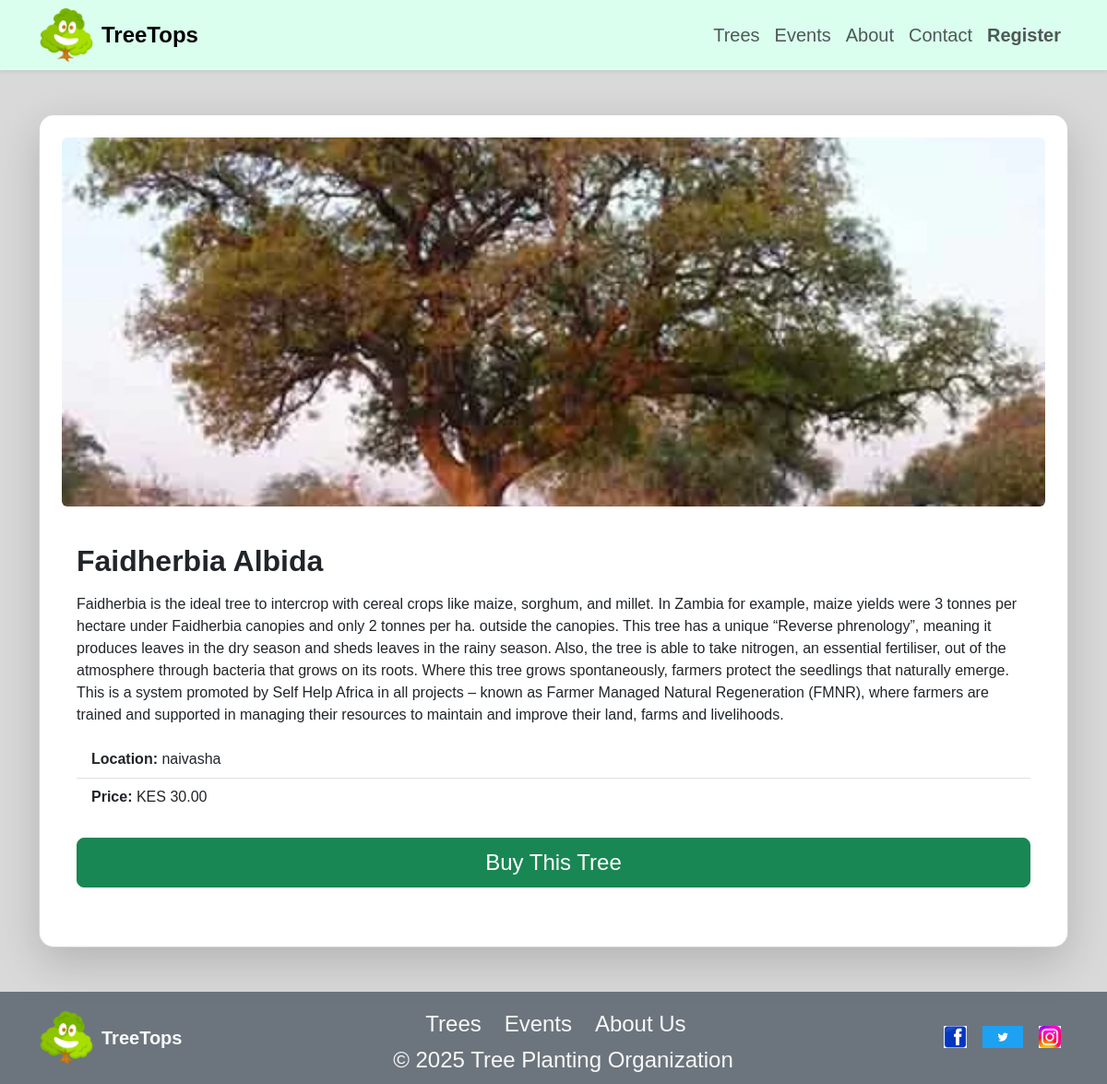
The page /tree/10/ on the database its author committed.
### trees/models.py (models this page shows, shortened)
class Tree(models.Model):
    name = models.CharField(max_length=200)
    second_name = models.CharField(max_length=100, null=True, blank=True)
    description = models.TextField()
    image = models.ImageField(upload_to='trees/', default='images/logo.png')
    location = models.CharField(max_length=200)
    price = models.DecimalField(max_digits=10, decimal_places=2, null=True, blank=True)
    owner = models.ForeignKey(User, on_delete=models.CASCADE)
    date_added = models.DateTimeField(auto_now_add=True)

### trees/views.py (the view)
# urls.py: path('tree/<int:id>/', views.tree_detail, name='tree_detail'),
def tree_detail(request, id):
    tree = get_object_or_404(Tree, id=id)
    context ={'tree': tree}
    return render(request, 'tree_app/tree_detail.html', context)

### trees/templates/tree_app/tree_detail.html (shortened to what this page needs)
{% extends 'home.html' %}
{% block content %}
<div class="container mt-5">
    <div class="card shadow-lg rounded-4 p-4 mb-5">
        <img src="{{ tree.image.url }}" class="card-img-top rounded mb-4" alt="{{ tree.name }}" style="max-height:400px; object-fit:cover;">
        <div class="card-body">
            <h2 class="card-title fw-bold mb-3">{{ tree.name }}</h2>
            <p class="card-text mb-3">{{ tree.description }}</p>
            <ul class="list-group list-group-flush mb-4">
                <li class="list-group-item"><strong>Location:</strong> {{ tree.location }}</li>
                <li class="list-group-item"><strong>Price:</strong> {% if tree.price %}KES {{ tree.price }}{% else %}-{% endif %}</li>
            </ul>
            <a href="{% url 'payment' %}" class="btn btn-success btn-lg w-100 mb-4 fs-4 fw-5">
                 Buy This Tree
            </a>
        </div>
    </div>
</div>
{% endblock %}

### static/css/style.css (style rules this page uses)
body { font-family: Poppins, 'Arial', sans-serif; background-color: #d9d9d9; color: #333; }
:root { --gen:DAFFEF }
a { text-decoration: none; }
html { scroll-behavior: smooth; }

### rows shown on the page
Tree: image (picture), name "Faidherbia Albida", description "Faidherbia is the ideal tree to intercrop with cereal crops like maize, sorghum, and millet. In Zambia for example, maize yields were 3 tonnes per hectare under Faidherbia canopies and only 2 tonnes per ha. outside the canopies. This tree has a unique “Reverse phrenology”, meaning it produces leaves in the dry season and sheds leaves in the rainy season. Also, the tree is able to take nitrogen, an essential fertiliser, out of the atmosphere through bacteria that grows on its roots. Where this tree grows spontaneously, farmers protect the seedlings that naturally emerge. This is a system promoted by Self Help Africa in all projects – known as Farmer Managed Natural Regeneration (FMNR), where…", location "naivasha", price "30.00"
